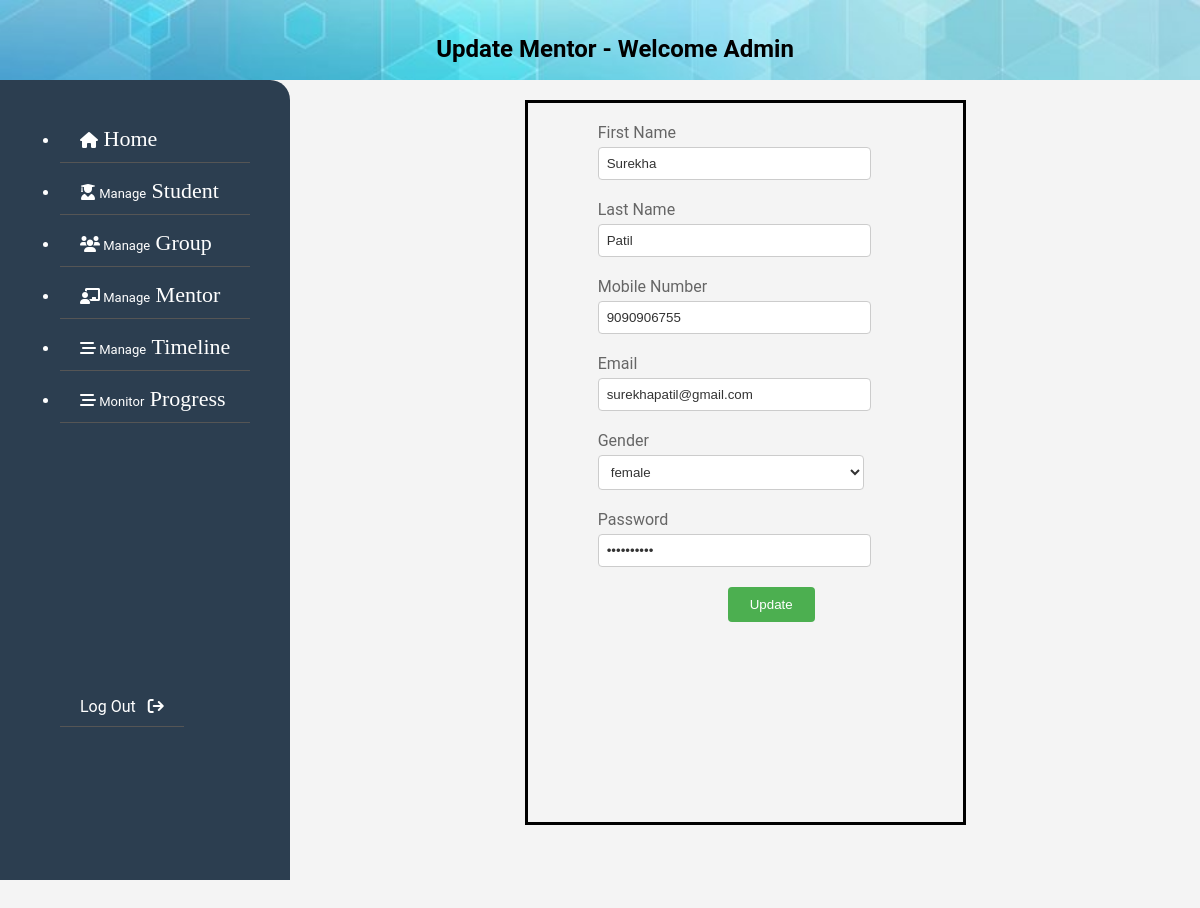
The page /Admin/mentorupdate.php?mentorId=19 on the database its author committed.
### tables this page shows
CREATE TABLE `mentor` (
  `id` int(4) NOT NULL,
  `firstname` varchar(25) NOT NULL,
  `lastname` varchar(25) NOT NULL,
  `mobileno` varchar(10) NOT NULL,
  `email` varchar(50) NOT NULL,
  `gender` varchar(6) NOT NULL,
  `password` varchar(12) NOT NULL,
  `status` varchar(6) NOT NULL
);

### Admin/mentorupdate.php (the view, shortened to what this page needs)
<!DOCTYPE html>
<html lang="en">
<head>
    <link rel="stylesheet" href="https://cdnjs.cloudflare.com/ajax/libs/font-awesome/6.0.0-beta3/css/all.min.css" />
</head>
<?php
include "config.php";
$year = $_GET['year'];
$mentorId = $_GET['mentorId'];
$selectMentorsQuery = "SELECT * FROM mentor WHERE id=$mentorId";
$mentorsResult = mysqli_query($con, $selectMentorsQuery);
$mentor = mysqli_fetch_assoc($mentorsResult);
?>
<body>
    <header>
        <h2>Update Mentor - Welcome Admin</h2>
    </header>
    <div id="container">
        <div id="sidebar">
        <div id="menu">
                <ul>
                <li><a href="newhome.php?year=<?php echo $year; ?>"><i class="fas fa-home"></i><span style="font-size:22px;font-family: 'cursive';">&nbsp;Home</span></a></li>
                        <li><a><i class="fas fa-user-graduate"></i><span style="font-size:13px;"> Manage</span><span
                                style="font-size:22px;font-family: 'cursive';">&nbsp;Student</span></a>
                    </li>
                    <li><a href="groupmanagement.php?year=<?php echo $year; ?>"><i class="fas fa-users"></i><span
                                style="font-size:13px;"> Manage</span><span
                                style="font-size:22px;font-family: 'cursive';">&nbsp;Group</span></a></li>
                    <li><a href="menmanagement.php?year=<?php echo $year; ?>"><i
                                class="fas fa-chalkboard-teacher"></i><span style="font-size:13px;"> Manage</span><span
                                style="font-size:22px;font-family: 'cursive';">&nbsp;Mentor</a></li>
                    <li><a><i class="fas fa-stream"></i><span style="font-size:13px;"> Manage</span><span
                                style="font-size:22px;font-family: 'cursive';">&nbsp;Timeline</span></a>
                    </li>
                    <li><a><i class="fas fa-stream"></i><span style="font-size:13px;"> Monitor</span><span
                                style="font-size:22px;font-family: 'cursive';">&nbsp;Progress</span></a>
                    </li>
                </ul>
            </div>
            <br><br><br><br><br><br>
            <div id="menu">
                <ul style="  list-style-type: none;">
                    <li><a href="../index.php">Log Out&nbsp;&nbsp;&nbsp;<i
                                class="fas fa-sign-out"></i></a></li>
                </ul>
            </div>
    </div>
        <div id="content">
        <form id="myForm" method="post">
            <div class="form-group">
                <label for="firstname">First Name</label>
                <input type="text" id="first-name" name="firstname" pattern="[A-Za-z]+" title="Please enter only alphabetic characters" required value="<?php echo $mentor['firstname'];?>" >
            </div>
            <div class="form-group">
                <label for="lastname">Last Name</label>
                <input type="text" id="last-name" name="lastname" pattern="[A-Za-z]+" title="Please enter only alphabetic characters" required value="<?php echo $mentor['lastname'];?>">
            </div>
            <div class="form-group">
                <label for="mobilenumber">Mobile Number</label>
                <input type="tel" id="mobilenumber" name="mobilenumber" pattern="[789]\d{9}" title="Please enter a valid 10-digit mobile number starting with 7, 8, or 9" required value="<?php echo $mentor['mobileno'];?>">
            </div>
            <div class="form-group">
                <label for="email">Email</label>
                <input type="text" id="email" name="email" pattern="[a-z0-9._%+\-]+@[a-z0-9.\-]+\.[a-z]{2,}$" title="Please enter a valid email address"  required value="<?php echo $mentor['email'];?>">
            </div>
            <div class="form-group">
                <label for="gender">Gender</label>
                <select id="gender" name="gender" required >
                    <option value="<?php echo $mentor['gender'];?>"><?php echo $mentor['gender'];?></option>
                </select>
            </div>
            <div class="form-group">
                <label for="password">Password</label>
                <input type="password" id="password" name="password" pattern="(?=.*\d)(?=.*[a-z])(?=.*[A-Z]).{8,16}" title="Must contain at least one  number and one uppercase and lowercase letter, and at least 8 or less than 16 characters" required value="<?php echo $mentor['password'];?>">
            </div>
            <button type="submit" name="submit"  onclick="submitForm(event)">Update</button>
        </form>
            </div>
        </div>
</body>
</html>

### Admin/mentorupdate.php (style rules this page uses)
header { background-color: #dbdbdb; color: #000000; padding: 15px; text-align: center; width:100%; height:50px; background-image: url('../images/header.jpg'); background-size:cover; background-repeat: no-repeat; }
body { font-family: 'Roboto', sans-serif; margin: 0; padding: 0; background-color: #f4f4f4; overflow: hidden; }
#container { display: flex; height: 100vh; }
#content { width: 100%; background-repeat: no-repeat; background-size: 200px; background-position: center; flex-grow: 1; padding: 20px; height: 100%; margin-bottom: 100px; overflow-x: auto; }
#sidebar { width: max-content; background-color: #2c3e50; color: #fff; padding: 20px; box-sizing: border-box; display: flex; flex-direction: column; border-top-right-radius: 20px; height: 100%; }
#menu { flex-grow: 1; width: max-content; margin-left: 40px; margin-right: 20px; }
#menu ul { padding-left: 0; }
#menu li { position: relative; }
#menu a { display: block; color: #fff; text-decoration: none; padding: 10px 20px; margin-bottom: 5px; border-bottom: 1px solid #555; text-align: left; }
form { border: 3px solid black; width:50%; margin:0 auto; }
.form-group { margin-top: 20px; margin-left:70px; margin-bottom: 15px; }
label { display: block; margin-bottom: 5px; color: #666; }
input[type="text"], input[type="tel"], input[type="password"] { width: 70%; padding: 8px; border: 1px solid #ccc; border-radius: 4px; background-color: #fff; color: #333; }
select { width: 73%; padding: 8px; border: 1px solid #ccc; border-radius: 4px; background-color: #fff; color: #333; }
button[type="submit"] { margin-bottom: 200px; background-color: #4CAF50; color: white; padding: 10px 20px; border: none; border-radius: 4px; cursor: pointer; margin-left:200px; width: 20%; }

### rows shown on the page
mentor: firstname "Surekha", lastname "Patil", mobilenumber "9090906755", email "surekhapatil@gmail.com", gender "female"
